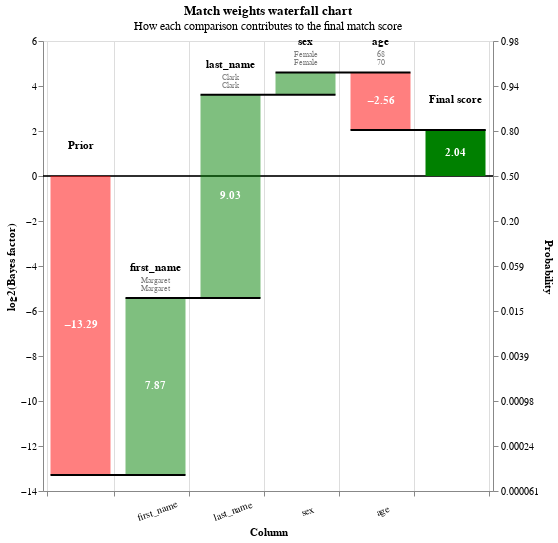

Here is the notebook cell this chart was saved with:
### Markdown cell above
# Plot a waterfall chart

https://moj-analytical-services.github.io/splink/demos/05_Visualising_predictions.html

Well, that's annoying. It didn't work for some arcane reason.

### Code cell
records_to_view  = df_predictions.as_record_dict(limit=5)
linker.waterfall_chart(records_to_view, filter_nulls=False)

### Figure 1 — Vega-Lite specification as saved in the notebook (floating-point values rounded to 4 significant figures)
{"$schema": "https://vega.github.io/schema/vega-lite/v5.2.0.json", "height": 450, "resolve": {"axis": {"y": "independent"}}, "width": {"step": 75}, "data": {"values": [{"column_name": "Prior", "label_for_charts": "Starting match weight (prior)", "sql_condition": null, "log2_bayes_factor": -13.29, "bayes_factor": 9.999e-05, "comparison_vector_value": null, "m_probability": null, "u_probability": null, "bayes_factor_description": null, "value_l": "", "value_r": "", "term_frequency_adjustment": null, "bar_sort_order": 0, "record_number": 0}, {"column_name": "first_name", "label_for_charts": "Exact match", "sql_condition": "\"first_name_l\" = \"first_name_r\"", "log2_bayes_factor": 7.866, "bayes_factor": 233.3, "comparison_vector_value": 3, "m_probability": 1.0, "u_probability": 0.004286, "bayes_factor_description": "If comparison level is `exact match` then comparison is 233.31 times more likely to be a match", "value_l": "Margaret", "value_r": "Margaret", "term_frequency_adjustment": false, "bar_sort_order": 1, "record_number": 0}, {"column_name": "last_name", "label_for_charts": "Exact match", "sql_condition": "\"last_name_l\" = \"last_name_r\"", "log2_bayes_factor": 9.034, "bayes_factor": 524.3, "comparison_vector_value": 3, "m_probability": 0.9998, "u_probability": 0.001907, "bayes_factor_description": "If comparison level is `exact match` then comparison is 524.27 times more likely to be a match", "value_l": "Clark", "value_r": "Clark", "term_frequency_adjustment": false, "bar_sort_order": 2, "record_number": 0}, {"column_name": "sex", "label_for_charts": "Exact match", "sql_condition": "\"sex_l\" = \"sex_r\"", "log2_bayes_factor": 0.9912, "bayes_factor": 1.988, "comparison_vector_value": 1, "m_probability": 1.0, "u_probability": 0.5031, "bayes_factor_description": "If comparison level is `exact match` then comparison is 1.99 times more likely to be a match", "value_l": "Female", "value_r": "Female", "term_frequency_adjustment": false, "bar_sort_order": 3, "record_number": 0}, {"column_name": "age", "label_for_charts": "Age difference >= 2 years", "sql_condition": "ELSE", "log2_bayes_factor": -2.56, "bayes_factor": 0.1696, "comparison_vector_value": 0, "m_probability": 0.1643, "u_probability": 0.969, "bayes_factor_description": "If comparison level is `age difference >= 2 years` then comparison is  5.90 times less likely to be a match", "value_l": "68", "value_r": "70", "term_frequency_adjustment": false, "bar_sort_order": 4, "record_number": 0}, {"column_name": "Final score", "label_for_charts": "Final score", "sql_condition": null, "log2_bayes_factor": 2.043, "bayes_factor": 4.122, "comparison_vector_value": null, "m_probability": null, "u_probability": null, "bayes_factor_description": null, "value_l": "", "value_r": "", "term_frequency_adjustment": null, "bar_sort_order": 5, "record_number": 0}, {"column_name": "Prior", "label_for_charts": "Starting match weight (prior)", "sql_condition": null, "log2_bayes_factor": -13.29, "bayes_factor": 9.999e-05, "comparison_vector_value": null, "m_probability": null, "u_probability": null, "bayes_factor_description": null, "value_l": "", "value_r": "", "term_frequency_adjustment": null, "bar_sort_order": 0, "record_number": 1}, {"column_name": "first_name", "label_for_charts": "Exact match", "sql_condition": "\"first_name_l\" = \"first_name_r\"", "log2_bayes_factor": 7.866, "bayes_factor": 233.3, "comparison_vector_value": 3, "m_probability": 1.0, "u_probability": 0.004286, "bayes_factor_description": "If comparison level is `exact match` then comparison is 233.31 times more likely to be a match", "value_l": "Jeffrey", "value_r": "Jeffrey", "term_frequency_adjustment": false, "bar_sort_order": 1, "record_number": 1}, {"column_name": "last_name", "label_for_charts": "Exact match", "sql_condition": "\"last_name_l\" = \"last_name_r\"", "log2_bayes_factor": 9.034, "bayes_factor": 524.3, "comparison_vector_value": 3, "m_probability": 0.9998, "u_probability": 0.001907, "bayes_factor_description": "If comparison level is `exact match` then comparison is 524.27 times more likely to be a match", "value_l": "Littlejohn", "value_r": "Littlejohn", "term_frequency_adjustment": false, "bar_sort_order": 2, "record_number": 1}, {"column_name": "sex", "label_for_charts": "Exact match", "sql_condition": "\"sex_l\" = \"sex_r\"", "log2_bayes_factor": 0.9912, "bayes_factor": 1.988, "comparison_vector_value": 1, "m_probability": 1.0, "u_probability": 0.5031, "bayes_factor_description": "If comparison level is `exact match` then comparison is 1.99 times more likely to be a match", "value_l": "Male", "value_r": "Male", "term_frequency_adjustment": false, "bar_sort_order": 3, "record_number": 1}, {"column_name": "age", "label_for_charts": "Age difference >= 2 years", "sql_condition": "ELSE", "log2_bayes_factor": -2.56, "bayes_factor": 0.1696, "comparison_vector_value": 0, "m_probability": 0.1643, "u_probability": 0.969, "bayes_factor_description": "If comparison level is `age difference >= 2 years` then comparison is  5.90 times less likely to be a match", "value_l": "52", "value_r": "53", "term_frequency_adjustment": false, "bar_sort_order": 4, "record_number": 1}, {"column_name": "Final score", "label_for_charts": "Final score", "sql_condition": null, "log2_bayes_factor": 2.043, "bayes_factor": 4.122, "comparison_vector_value": null, "m_probability": null, "u_probability": null, "bayes_factor_description": null, "value_l": "", "value_r": "", "term_frequency_adjustment": null, "bar_sort_order": 5, "record_number": 1}, {"column_name": "Prior", "label_for_charts": "Starting match weight (prior)", "sql_condition": null, "log2_bayes_factor": -13.29, "bayes_factor": 9.999e-05, "comparison_vector_value": null, "m_probability": null, "u_probability": null, "bayes_factor_description": null, "value_l": "", "value_r": "", "term_frequency_adjustment": null, "bar_sort_order": 0, "record_number": 2}, {"column_name": "first_name", "label_for_charts": "Exact match", "sql_condition": "\"first_name_l\" = \"first_name_r\"", "log2_bayes_factor": 7.866, "bayes_factor": 233.3, "comparison_vector_value": 3, "m_probability": 1.0, "u_probability": 0.004286, "bayes_factor_description": "If comparison level is `exact match` then comparison is 233.31 times more likely to be a match", "value_l": "Benjamin", "value_r": "Benjamin", "term_frequency_adjustment": false, "bar_sort_order": 1, "record_number": 2}, {"column_name": "last_name", "label_for_charts": "Exact match", "sql_condition": "\"last_name_l\" = \"last_name_r\"", "log2_bayes_factor": 9.034, "bayes_factor": 524.3, "comparison_vector_value": 3, "m_probability": 0.9998, "u_probability": 0.001907, "bayes_factor_description": "If comparison level is `exact match` then comparison is 524.27 times more likely to be a match", "value_l": "Cox", "value_r": "Cox", "term_frequency_adjustment": false, "bar_sort_order": 2, "record_number": 2}, {"column_name": "sex", "label_for_charts": "Exact match", "sql_condition": "\"sex_l\" = \"sex_r\"", "log2_bayes_factor": 0.9912, "bayes_factor": 1.988, "comparison_vector_value": 1, "m_probability": 1.0, "u_probability": 0.5031, "bayes_factor_description": "If comparison level is `exact match` then comparison is 1.99 times more likely to be a match", "value_l": "Male", "value_r": "Male", "term_frequency_adjustment": false, "bar_sort_order": 3, "record_number": 2}, {"column_name": "age", "label_for_charts": "Exact match", "sql_condition": "round(age_r) - round(age_l) = 10", "log2_bayes_factor": 6.241, "bayes_factor": 75.64, "comparison_vector_value": 2, "m_probability": 0.7798, "u_probability": 0.01031, "bayes_factor_description": "If comparison level is `exact match` then comparison is 75.64 times more likely to be a match", "value_l": "21", "value_r": "31", "term_frequency_adjustment": false, "bar_sort_order": 4, "record_number": 2}, {"column_name": "Final score", "label_for_charts": "Final score", "sql_condition": null, "log2_bayes_factor": 10.84, "bayes_factor": 1839.0, "comparison_vector_value": null, "m_probability": null, "u_probability": null, "bayes_factor_description": null, "value_l": "", "value_r": "", "term_frequency_adjustment": null, "bar_sort_order": 5, "record_number": 2}, {"column_name": "Prior", "label_for_charts": "Starting match weight (prior)", "sql_condition": null, "log2_bayes_factor": -13.29, "bayes_factor": 9.999e-05, "comparison_vector_value": null, "m_probability": null, "u_probability": null, "bayes_factor_description": null, "value_l": "", "value_r": "", "term_frequency_adjustment": null, "bar_sort_order": 0, "record_number": 3}, {"column_name": "first_name", "label_for_charts": "Exact match", "sql_condition": "\"first_name_l\" = \"first_name_r\"", "log2_bayes_factor": 7.866, "bayes_factor": 233.3, "comparison_vector_value": 3, "m_probability": 1.0, "u_probability": 0.004286, "bayes_factor_description": "If comparison level is `exact match` then comparison is 233.31 times more likely to be a match", "value_l": "Willie", "value_r": "Willie", "term_frequency_adjustment": false, "bar_sort_order": 1, "record_number": 3}, {"column_name": "last_name", "label_for_charts": "Exact match", "sql_condition": "\"last_name_l\" = \"last_name_r\"", "log2_bayes_factor": 9.034, "bayes_factor": 524.3, "comparison_vector_value": 3, "m_probability": 0.9998, "u_probability": 0.001907, "bayes_factor_description": "If comparison level is `exact match` then comparison is 524.27 times more likely to be a match", "value_l": "Tucker", "value_r": "Tucker", "term_frequency_adjustment": false, "bar_sort_order": 2, "record_number": 3}, {"column_name": "sex", "label_for_charts": "Exact match", "sql_condition": "\"sex_l\" = \"sex_r\"", "log2_bayes_factor": 0.9912, "bayes_factor": 1.988, "comparison_vector_value": 1, "m_probability": 1.0, "u_probability": 0.5031, "bayes_factor_description": "If comparison level is `exact match` then comparison is 1.99 times more likely to be a match", "value_l": "Male", "value_r": "Male", "term_frequency_adjustment": false, "bar_sort_order": 3, "record_number": 3}, {"column_name": "age", "label_for_charts": "Age difference >= 2 years", "sql_condition": "ELSE", "log2_bayes_factor": -2.56, "bayes_factor": 0.1696, "comparison_vector_value": 0, "m_probability": 0.1643, "u_probability": 0.969, "bayes_factor_description": "If comparison level is `age difference >= 2 years` then comparison is  5.90 times less likely to be a match", "value_l": "72", "value_r": "78", "term_frequency_adjustment": false, "bar_sort_order": 4, "record_number": 3}, {"column_name": "Final score", "label_for_charts": "Final score", "sql_condition": null, "log2_bayes_factor": 2.043, "bayes_factor": 4.122, "comparison_vector_value": null, "m_probability": null, "u_probability": null, "bayes_factor_description": null, "value_l": "", "value_r": "", "term_frequency_adjustment": null, "bar_sort_order": 5, "record_number": 3}, {"column_name": "Prior", "label_for_charts": "Starting match weight (prior)", "sql_condition": null, "log2_bayes_factor": -13.29, "bayes_factor": 9.999e-05, "comparison_vector_value": null, "m_probability": null, "u_probability": null, "bayes_factor_description": null, "value_l": "", "value_r": "", "term_frequency_adjustment": null, "bar_sort_order": 0, "record_number": 4}, {"column_name": "first_name", "label_for_charts": "Exact match", "sql_condition": "\"first_name_l\" = \"first_name_r\"", "log2_bayes_factor": 7.866, "bayes_factor": 233.3, "comparison_vector_value": 3, "m_probability": 1.0, "u_probability": 0.004286, "bayes_factor_description": "If comparison level is `exact match` then comparison is 233.31 times more likely to be a match", "value_l": "Frank", "value_r": "Frank", "term_frequency_adjustment": false, "bar_sort_order": 1, "record_number": 4}, {"column_name": "last_name", "label_for_charts": "Exact match", "sql_condition": "\"last_name_l\" = \"last_name_r\"", "log2_bayes_factor": 9.034, "bayes_factor": 524.3, "comparison_vector_value": 3, "m_probability": 0.9998, "u_probability": 0.001907, "bayes_factor_description": "If comparison level is `exact match` then comparison is 524.27 times more likely to be a match", "value_l": "Centers", "value_r": "Centers", "term_frequency_adjustment": false, "bar_sort_order": 2, "record_number": 4}, {"column_name": "sex", "label_for_charts": "Exact match", "sql_condition": "\"sex_l\" = \"sex_r\"", "log2_bayes_factor": 0.9912, "bayes_factor": 1.988, "comparison_vector_value": 1, "m_probability": 1.0, "u_probability": 0.5031, "bayes_factor_description": "If comparison level is `exact match` then comparison is 1.99 times more likely to be a match", "value_l": "Male", "value_r": "Male", "term_frequency_adjustment": false, "bar_sort_order": 3, "record_number": 4}, {"column_name": "age", "label_for_charts": "Exact match", "sql_condition": "round(age_r) - round(age_l) = 10", "log2_bayes_factor": 6.241, "bayes_factor": 75.64, "comparison_vector_value": 2, "m_probability": 0.7798, "u_probability": 0.01031, "bayes_factor_description": "If comparison level is `exact match` then comparison is 75.64 times more likely to be a match", "value_l": "80", "value_r": "90", "term_frequency_adjustment": false, "bar_sort_order": 4, "record_number": 4}, {"column_name": "Final score", "label_for_charts": "Final score", "sql_condition": null, "log2_bayes_factor": 10.84, "bayes_factor": 1839.0, "comparison_vector_value": null, "m_probability": null, "u_probability": null, "bayes_factor_description": null, "value_l": "", "value_r": "", "term_frequency_adjustment": null, "bar_sort_order": 5, "record_number": 4}]}, "config": {"view": {"continuousWidth": 400, "continuousHeight": 300}}, "params": [{"name": "record_number", "value": 0, "bind": {"input": "range", "min": 0, "max": 4, "step": 1}, "description": "Filter by the interation number"}], "title": {"text": "Match weights waterfall chart", "subtitle": "How each comparison contributes to the final match score"}, "transform": [{"filter": "(datum.record_number == record_number)"}, {"window": [{"op": "sum", "field": "log2_bayes_factor", "as": "sum"}, {"op": "lead", "field": "column_name", "as": "lead"}], "frame": [null, 0]}, {"calculate": "datum.column_name === \"Final score\" ? datum.sum - datum.log2_bayes_factor : datum.sum", "as": "sum"}, {"calculate": "datum.lead === null ? datum.column_name : datum.lead", "as": "lead"}, {"calculate": "datum.column_name === \"Final score\" || datum.column_name === \"Prior match weight\" ? 0 : datum.sum - datum.log2_bayes_factor", "as": "previous_sum"}, {"calculate": "datum.sum > datum.previous_sum ? datum.column_name : \"\"", "as": "top_label"}, {"calculate": "datum.sum < datum.previous_sum ? datum.column_name : \"\"", "as": "bottom_label"}, {"calculate": "datum.sum > datum.previous_sum ? datum.sum : datum.previous_sum", "as": "sum_top"}, {"calculate": "datum.sum < datum.previous_sum ? datum.sum : datum.previous_sum", "as": "sum_bottom"}, {"calculate": "(datum.sum + datum.previous_sum) / 2", "as": "center"}, {"calculate": "(datum.log2_bayes_factor > 0 ? \"+\" : \"\") + datum.log2_bayes_factor", "as": "text_log2_bayes_factor"}, {"calculate": "datum.sum < datum.previous_sum ? 4 : -4", "as": "dy"}, {"calculate": "datum.sum < datum.previous_sum ? \"top\" : \"bottom\"", "as": "baseline"}, {"calculate": "1. / (1 + pow(2, -1.*datum.sum))", "as": "prob"}, {"calculate": "0*datum.sum", "as": "zero"}], "layer": [{"layer": [{"mark": "rule", "encoding": {"y": {"field": "zero", "type": "quantitative"}, "size": {"value": 0.5}, "color": {"value": "black"}}}, {"mark": {"type": "bar", "width": 60}, "encoding": {"color": {"condition": {"value": "red", "test": "(datum.log2_bayes_factor < 0)"}, "value": "green"}, "opacity": {"condition": {"value": 1, "test": "datum.column_name == 'Prior match weight' || datum.column_name == 'Final score'"}, "value": 0.5}, "tooltip": [{"type": "nominal", "field": "column_name", "title": "Comparison column"}, {"type": "nominal", "field": "value_l", "title": "Value (L)"}, {"type": "nominal", "field": "value_r", "title": "Value (R)"}, {"type": "ordinal", "field": "label_for_charts", "title": "Label"}, {"type": "nominal", "field": "sql_condition", "title": "SQL condition"}, {"type": "nominal", "field": "comparison_vector_value", "title": "Comparison vector value"}, {"type": "quantitative", "field": "bayes_factor", "title": "Bayes factor = m/u", "format": ",.4f"}, {"type": "quantitative", "field": "log2_bayes_factor", "title": "Match weight = log2(m/u)", "format": ",.4f"}, {"type": "quantitative", "field": "prob", "format": ".4f", "title": "Adjusted match score"}, {"type": "nominal", "field": "bayes_factor_description", "title": "Match weight description"}], "x": {"type": "nominal", "axis": {"labelExpr": "datum.value == 'Prior' || datum.value == 'Final score' ? '' : datum.value", "labelAngle": -20, "labelAlign": "center", "labelPadding": 10, "title": "Column", "grid": true, "tickBand": "extent"}, "field": "column_name", "sort": {"field": "bar_sort_order", "order": "ascending"}}, "y": {"type": "quantitative", "axis": {"grid": false, "orient": "left", "title": "log2(Bayes factor)"}, "field": "previous_sum"}, "y2": {"field": "sum"}}}, {"mark": {"type": "text", "fontWeight": "bold"}, "encoding": {"color": {"value": "white"}, "text": {"condition": {"type": "nominal", "field": "log2_bayes_factor", "format": ".2f", "test": "abs(datum.log2_bayes_factor) > 1"}, "value": ""}, "x": {"type": "nominal", "axis": {"labelAngle": 0, "title": "Column"}, "field": "column_name", "sort": {"field": "bar_sort_order", "order": "ascending"}}, "y": {"type": "quantitative", "axis": {"orient": "left"}, "field": "center"}}}, {"mark": {"type": "text", "baseline": "bottom", "dy": -25, "fontWeight": "bold"}, "encoding": {"color": {"value": "black"}, "text": {"type": "nominal", "field": "column_name"}, "x": {"type": "nominal", "axis": {"labelAngle": 0, "title": "Column"}, "field": "column_name", "sort": {"field": "bar_sort_order", "order": "ascending"}}, "y": {"type": "quantitative", "field": "sum_top"}}}, {"mark": {"type": "text", "baseline": "bottom", "fontSize": 8, "dy": -13}, "encoding": {"color": {"value": "grey"}, "text": {"type": "nominal", "field": "value_l"}, "x": {"type": "nominal", "axis": {"labelAngle": 0, "title": "Column"}, "field": "column_name", "sort": {"field": "bar_sort_order", "order": "ascending"}}, "y": {"type": "quantitative", "field": "sum_top"}}}, {"mark": {"type": "text", "baseline": "bottom", "fontSize": 8, "dy": -5}, "encoding": {"color": {"value": "grey"}, "text": {"type": "nominal", "field": "value_r"}, "x": {"type": "nominal", "axis": {"labelAngle": 0, "title": "Column"}, "field": "column_name", "sort": {"field": "bar_sort_order", "order": "ascending"}}, "y": {"type": "quantitative", "field": "sum_top"}}}]}, {"mark": {"type": "rule", "color": "black", "strokeWidth": 2, "x2Offset": 30, "xOffset": -30}, "encoding": {"x": {"type": "nominal", "axis": {"labelAngle": 0, "title": "Column"}, "field": "column_name", "sort": {"field": "bar_sort_order", "order": "ascending"}}, "x2": {"field": "lead"}, "y": {"type": "quantitative", "axis": {"labelExpr": "format(1 / (1 + pow(2, -1*datum.value)), '.2r')", "orient": "right", "title": "Probability"}, "field": "sum", "scale": {"zero": false}}}}]}
